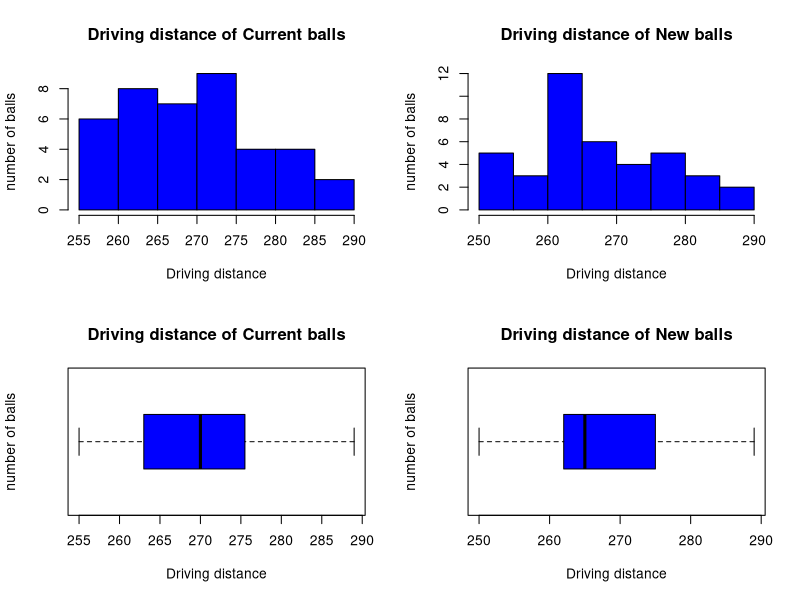

R code for this plot:
####Setting up working Directory
setwd("")
getwd()


#reading library readxl for reading excel files
library(readxl)

#importng dataset
mydata<-read_excel("Golf.xlsx")

View(mydata)

#Variable identification
dim(mydata)
names(mydata)
class(mydata$Current)
class(mydata$New)



#################CCheck Top 6 adn bottom 6##############################
head(mydata)
tail(mydata)

######missing value
colSums(is.na(mydata))

###########interpreting mode from table function
############from histogram current follows normal distribution
col_Head<-c("Mean", "SD", "Variance", "Remarks")
current_Stats<-c(round(mean(mydata$Current), digits = 2), 
                 round(sd(mydata$Current), digits = 2), 
                  round(var(mydata$Current), digits = 2),
                   "curent ball")
New_Stats<-c(round(mean(mydata$New), digits = 2), 
                 round(sd(mydata$New), digits = 2), 
                 round(var(mydata$New), digits = 2),
                 "New ball")
combined_STats<-rbind(col_Head, current_Stats, New_Stats)
combined_STats

##test of means/variance/proportions   answers - mean
##type of sample - one/two/paired  answers - two
## tails (left/right/paired)  - Both
###Confidence intervals - p5%
####is sigma known?   n>30
####Type of test   - 2 sample t test , independent sample
####null hypothesis
###Alternative hypothesis

####understand rejection region using graph
###########################################################################
str(mydata)

table(mydata$Current)
table(mydata$New)

#univariate Analysis

summary(mydata)

range_Current<-max(mydata$Current) - min(mydata$Current)
range_Current

range_New<-max(mydata$New) - min(mydata$New)
range_New

IQR_Current<-IQR(mydata$Current)
IQR_Current

IQR_New<-IQR(mydata$New)
IQR_New

sd(mydata$Current)
sd(mydata$New)

var(mydata$Current)

var(mydata$New)


#Bivariate Analysis
library(corrplot)
cor(mydata$Current, mydata$New)

#Graphical Representations
par(mfrow=c(2,2))


#Histogram
hist(mydata$Current, main="Driving distance of Current balls", xlab = "Driving distance", ylab = "number of balls", col="Blue")
hist(mydata$New, main="Driving distance of New balls", xlab = "Driving distance", ylab = "number of balls", col="Blue")

#Boxplot
boxplot(mydata$Current, main="Driving distance of Current balls", xlab = "Driving distance", ylab = "number of balls", col = "blue", horizontal = TRUE)
boxplot(mydata$New, main="Driving distance of New balls", xlab = "Driving distance", ylab = "number of balls", col = "blue", horizontal = TRUE)




###Hypothesis Formulation
##Ho: There is no significant difference between the driving distance of Current and New golf balls.
##Ho: mucurrent - munew = 0
##    V/s
##H1: There is  a significant difference between the driving distance of current and new golf balls.
##H1:mucurrent - musigma not equal to 0

ttest<-t.test(mydata$Current,mydata$New, paired = F, conf.level = 0.95, alternative = "t") 
ttest

ttest1Current<-t.test(mydata$Current, paired = F, conf.level = 0.95, alternative = "t") 
ttest1Current

ttest1New<-t.test(mydata$New, paired = F, conf.level = 0.95, alternative = "t") 
ttest1New

ftest<-var.test(mydata$Current, mydata$New, ratio = 1, alternative = "t")
ftest

##To find power of the test
Delta<- mean(mydata$New) - mean(mydata$Current)
Delta

SD<-sd(mydata$Current - mydata$New)
SD

Delta/SD

library(ggplot2)
library(pwr)
poweoftest<-pwr.t.test(n = 40, d = Delta/SD, sig.level = 0.05)
poweoftest



##to determine sample size

samplesize<-pwr.t.test(power = .95, d= 0.5, type = "t", alternative = "t", sig.level = .05)
samplesize
